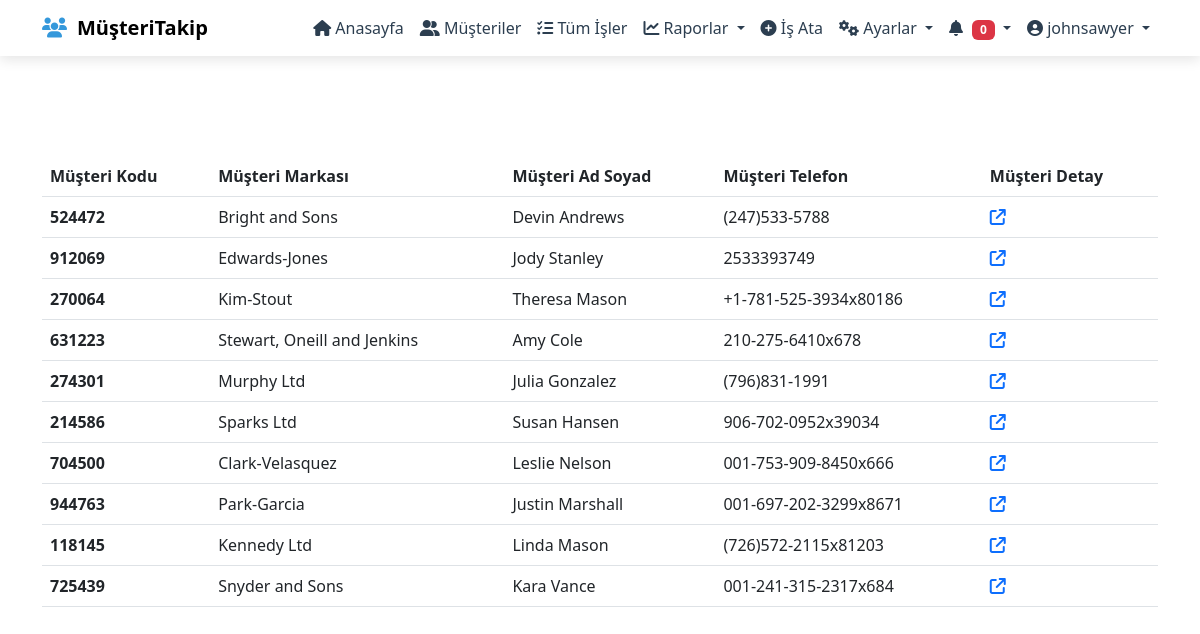
/list_customers (signed in), run on the app's committed database.
### tracking/models.py (models this page shows, shortened)
class User(AbstractUser):
    phone = models.CharField(max_length=15, blank=True, null=True)

class Customer(models.Model):
    code = models.CharField(max_length=10, unique=True)
    owner_name = models.CharField(max_length=255)
    owner_surname = models.CharField(max_length=255)
    brand_name = models.CharField(max_length=255)
    address = models.CharField(max_length=255)
    phone = models.CharField(max_length=11)
    email = models.EmailField()
    date_joined = models.DateTimeField(auto_now_add=True)
    created_by = models.ForeignKey(get_user_model(), on_delete=models.CASCADE)
    balance = models.DecimalField(max_digits=10, decimal_places=2, default=0.00)
    paid = models.DecimalField(max_digits=10, decimal_places=2, default=0.00)

### tracking/views.py (the view)
# urls.py: path("list_customers",views.all_customers,name="list_customers"),
def all_customers(request):
    customers = get_customers()
    context = {
        'customers':customers,
    }
    return render(request,"customers.html",context)

### tracking/context_processors.py (called while the page is built)
def user_jobs(request):
    if request.user.is_authenticated:
        today = timezone.localtime(timezone.now()).date()  # Bugün tarihini yerel zamanla al
        tasks = Job.objects.filter(
            employee=request.user,
            status="pending",
            appointment_date__year=today.year,  # Yıl bazında filtreleme
            appointment_date__month=today.month,  # Ay bazında filtreleme
            appointment_date__day=today.day  # Gün bazında filtreleme
        )
        print(tasks.count())
    else:
        tasks = []
    return {
        'user_jobs': tasks  # Context'e ekleyerek tüm şablonlarda kullanılmasını sağla
    }

def all_jobs(request):
    if request.user.is_authenticated:
        today = timezone.localtime(timezone.now()).date()  # Bugün tarihini yerel zamanla al
        all_jobs = Job.objects.filter(
            status="pending",
            appointment_date__year=today.year,
            appointment_date__month=today.month,
            appointment_date__day=today.day
        )
        print(all_jobs.count())
    else:
        all_jobs = []
    return {
        'all_jobs': all_jobs  # Context'e ekleyerek tüm şablonlarda kullanılmasını sağla
    }

def my_future_works(request):
    if request.user.is_authenticated:
        my_future_works = Job.objects.filter(
            status="pending",
            appointment_date__gt=timezone.localtime(timezone.now())  # Bugünden ileri tarihli işler
        )
    else:
        my_future_works = []
    return {
        'my_future_works': my_future_works  # Context'e ekleyerek tüm şablonlarda kullanılmasını sağla
    }

### tracking/views.py (called while the page is built)
def get_customers():
    return Customer.objects.all()

### tracking/templates/customers.html (shortened to what this page needs)
{% extends '_base.html' %}
{% block content %}
<div class="container">
    <div class="row">
        <div class="col-12">
<table class="table">
    <thead>
      <tr>
        <th scope="col">Müşteri Kodu</th>
        <th scope="col">Müşteri Markası</th>
        <th scope="col">Müşteri Ad Soyad</th>
        <th scope="col">Müşteri Telefon</th>
        <th scope="col">Müşteri Detay</th>
      </tr>
    </thead>
    <tbody>
        {% for customer in customers  %}
      <tr>
        <th scope="row">{{customer.code}}</th>
        <td>{{customer.brand_name}}</td>
        <td>{{customer.owner_name}} {{customer.owner_surname}}</td>
        <td>{{customer.phone}}</td>
        <td><a href="{% url 'customer_detail' customer.code %}"><i class="fa-solid fa-arrow-up-right-from-square"></i></a></td>
      </tr>
      {% endfor %}
    </tbody>
  </table>
</div>
</div>
</div>
{% endblock content %}

### tracking/templates/_navbar.html (shortened to what this page needs)
{% load static %}
<!DOCTYPE html>
<html lang="tr">
<head>
     <link rel="stylesheet" href="{% static 'css/navbar.css' %}">
</head>
<body>
<nav class="navbar navbar-expand-lg">
    <div class="container">
        <a class="navbar-brand" href="#">
            <i class="fas fa-users"></i> MüşteriTakip
        </a>
        <div class="collapse navbar-collapse" id="navbarNav">
            <ul class="navbar-nav ms-auto">
                <li class="nav-item">
                    <a class="nav-link active" href="{% url 'dashboard' %}"><i class="fas fa-home"></i> Anasayfa</a>
                </li>
                <li class="nav-item">
                    <a class="nav-link" href="{% url 'list_customers' %}"><i class="fas fa-user-friends"></i> Müşteriler</a>
                </li>
                <li class="nav-item">
                    <a class="nav-link" href="{% url 'job_list' %}"><i class="fas fa-tasks"></i> Tüm İşler</a>
                </li>
                <li class="nav-item dropdown">
                    <a class="nav-link dropdown-toggle" href="#" role="button" data-bs-toggle="dropdown">
                        <i class="fa-solid fa-chart-line"></i> Raporlar
                    </a>
                </li>
                <li class="nav-item">
                    <a class="nav-link" href="{% url 'add_job_page' %}"><i class="fas fa-plus-circle"></i> İş Ata</a>
                </li>
                <li class="nav-item dropdown">
                    <a class="nav-link dropdown-toggle" href="#" role="button" data-bs-toggle="dropdown">
                        <i class="fas fa-cogs"></i> Ayarlar
                    </a>
                </li>
                <li class="nav-item dropdown">
                    <a class="nav-link dropdown-toggle" href="#" role="button" data-bs-toggle="dropdown">
                        <i class="fas fa-bell"></i> <span class="badge bg-danger">{{user_jobs.count}}</span>
                    </a>
                </li>
                <li class="nav-item dropdown">
                    <a class="nav-link dropdown-toggle" href="#" role="button" data-bs-toggle="dropdown">
                        <i class="fas fa-user-circle"></i> {{request.user.username}}
                    </a>
                </li>
            </ul>
        </div>
    </div>
</nav>
</body>
</html>

### tracking/static/css/navbar.css (style rules this page uses)
body { font-family: "Poppins", sans-serif; font-weight: 500; font-style: normal; }
.navbar { background-color: #ffffff; padding: 10px 20px; box-shadow: 0px 4px 12px rgba(0, 0, 0, 0.1); }
.navbar-brand { font-weight: 700; font-size: 1.8rem; color: #2c3e50; display: flex; align-items: center; }
.navbar-brand i { margin-right: 10px; color: #3498db; }
.nav-link { font-size: 1rem; color: #2c3e50 !important; padding: 8px 15px; margin: 0 0px; border-radius: 8px; transition: all 0.3s ease; }
.nav-link.active { color: #ffffff; }
.badge { font-size: 0.8rem; padding: 4px 8px; margin-left: 5px; }

### tracking/templates/customers.html (style rules this page uses)
.table { margin-top: 100px; }

### data on the page
User: user.username "johnsawyer"
Customer: code "524472", brand_name "Bright and Sons", owner_name "Devin", owner_surname "Andrews", phone "(247)533-5788"
Customer: code "912069", brand_name "Edwards-Jones", owner_name "Jody", owner_surname "Stanley", phone "2533393749"
Customer: code "270064", brand_name "Kim-Stout", owner_name "Theresa", owner_surname "Mason", phone "+1-781-525-3934x80186"
Customer: code "631223", brand_name "Stewart, Oneill and Jenkins", owner_name "Amy", owner_surname "Cole", phone "210-275-6410x678"
Customer: code "274301", brand_name "Murphy Ltd", owner_name "Julia", owner_surname "Gonzalez", phone "(796)831-1991"
Customer: code "214586", brand_name "Sparks Ltd", owner_name "Susan", owner_surname "Hansen", phone "906-702-0952x39034"
Customer: code "704500", brand_name "Clark-Velasquez", owner_name "Leslie", owner_surname "Nelson", phone "001-753-909-8450x666"
Customer: code "944763", brand_name "Park-Garcia", owner_name "Justin", owner_surname "Marshall", phone "001-697-202-3299x8671"
Customer: code "118145", brand_name "Kennedy Ltd", owner_name "Linda", owner_surname "Mason", phone "(726)572-2115x81203"
Customer: code "725439", brand_name "Snyder and Sons", owner_name "Kara", owner_surname "Vance", phone "001-241-315-2317x684"

### other printed values
{{ user_jobs.count }} "0"
